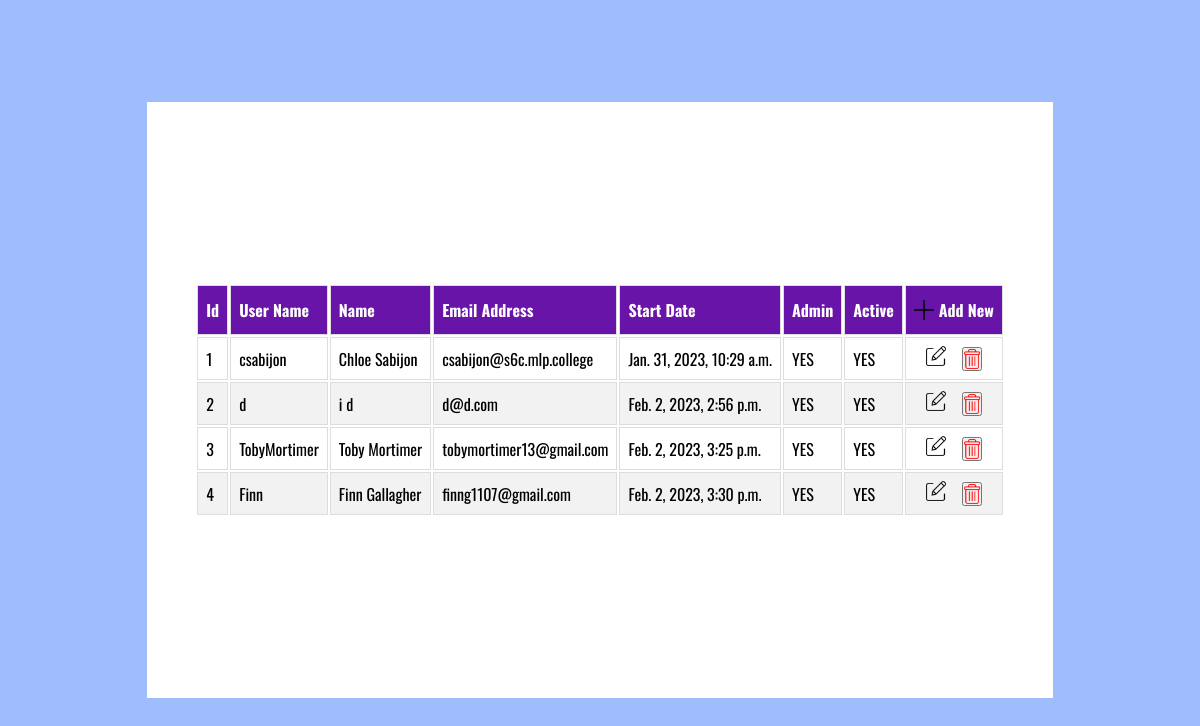
Screenshot of /user/list/ with the database file from the repository.
### database/models.py (models this page shows, shortened)
class NewUser(AbstractBaseUser, PermissionsMixin):
    email = models.EmailField(_('email address'), unique=True, error_messages={'unique':'The email you entered already exists.'})
    user_name = models.CharField(max_length=150, unique=True, error_messages={'unique':'The username you entered already exists.'})
    first_name = models.CharField(max_length=150, blank=True)
    last_name = models.CharField(max_length=150, blank=True)
    start_date = models.DateTimeField(default=timezone.now)
    about = models.TextField(_(
        'about'), max_length=500, blank=True)
    is_staff = models.BooleanField(default=False)
    is_active = models.BooleanField(default=False)
    objects = CustomAccountManager()
    USERNAME_FIELD = 'email'
    REQUIRED_FIELDS = ['user_name', 'first_name', 'last_name']

### database/views.py (the view)
# urls.py: path('list/', views.user_list),  # get and retrieve req. to display data
def user_list(request):
    context = {
        'user_list': NewUser.objects.all()
    }
    return render(request, "user_register/user_list.html", context)

### database/templates/user_register/user_list.html (shortened to what this page needs)
{% extends 'base.html' %}
{% load static %}
{% block head %} <link rel="stylesheet" href="{% static 'list.css' %}">  {% endblock %}
{% block content %}
<table id="user">
    <thead>
        <tr>
            <th>Id</th>
            <th>User Name</th>
            <th>Name</th>
            <th>Email Address</th>
            <th>Start Date</th>
            <th>Admin</th>
            <th>Active</th>
            <th>
                <a href="{% url 'user_insert' %}" class="add-user">
                <img src="/static/plus.png" alt="" class="edit" style="height: 20px;"> Add New</a>
            </th>
        </tr>
    </thead>
    <tbody>
        {% for user in user_list %}
        <tr>
            <td>{{user.id}}</td>
            <td>{{user.user_name}}</td>
            <td>{{user.first_name}} {{user.last_name}}</td>
            <td>{{user.email}}</td>
            <td>{{user.start_date}}</td>
            {% if user.is_superuser == True %}
                <td>YES</td>
            {% else %}
                <td>NO</td>
            {% endif %}
            {% if user.is_active == True %}
                <td>YES</td>
            {% else %}
                <td>NO</td>
            {% endif %}
            <td class="add-new">
                <a href="{% url 'user_update' user.id %}">
                    <img src="/static/edit.png" alt="" class="edit" style="height: 20px;">
                </a>
                <form action="{% url 'user_delete' user.id %}" method="post">
                    <button type="submit" class="del" onclick="return confirm('Do you really want to delete user {{user.first_name}} {{user.last_name}}?')"><img src="/static/delete.png" style="height:20px"></button>
                </form>
            </td>
        </tr>
        {% endfor %}
    </tbody>
</table>
{% endblock %}

### database/static/base.css (style rules this page uses)
body { display: flex; background-color: rgb(159, 189, 253); height: 100vh; margin: 0; }

### database/static/list.css (style rules this page uses)
* { margin: 0; padding: 0; }
#user td, #user th { border: 1px solid #ddd; padding: 8px; font-family: 'Oswald', sans-serif; }
#user tr:nth-child(even) { background-color: #f2f2f2; }
#user th { padding-top: 12px; padding-bottom: 12px; text-align: left; background-color: #6814a8; color: white; }
a.add-user { display: flex; gap: 5px; align-items: center; color: white !important; text-decoration: none; }
td.add-new { display: flex; flex-direction: row; align-items: center; justify-content: center; gap: 1rem; }
button.del { display: flex; width: 20px; }

### rows the page displays
NewUser: id "1", user_name "csabijon", first_name "Chloe", last_name "Sabijon", email "csabijon@s6c.mlp.college", start_date "Jan. 31, 2023, 10:29 a.m.", is_superuser "YES", is_active "YES"
NewUser: id "2", user_name "d", first_name "i", last_name "d", email "d@d.com", start_date "Feb. 2, 2023, 2:56 p.m.", is_superuser "YES", is_active "YES"
NewUser: id "3", user_name "TobyMortimer", first_name "Toby", last_name "Mortimer", email "tobymortimer13@gmail.com", start_date "Feb. 2, 2023, 3:25 p.m.", is_superuser "YES", is_active "YES"
NewUser: id "4", user_name "Finn", first_name "Finn", last_name "Gallagher", email "finng1107@gmail.com", start_date "Feb. 2, 2023, 3:30 p.m.", is_superuser "YES", is_active "YES"
